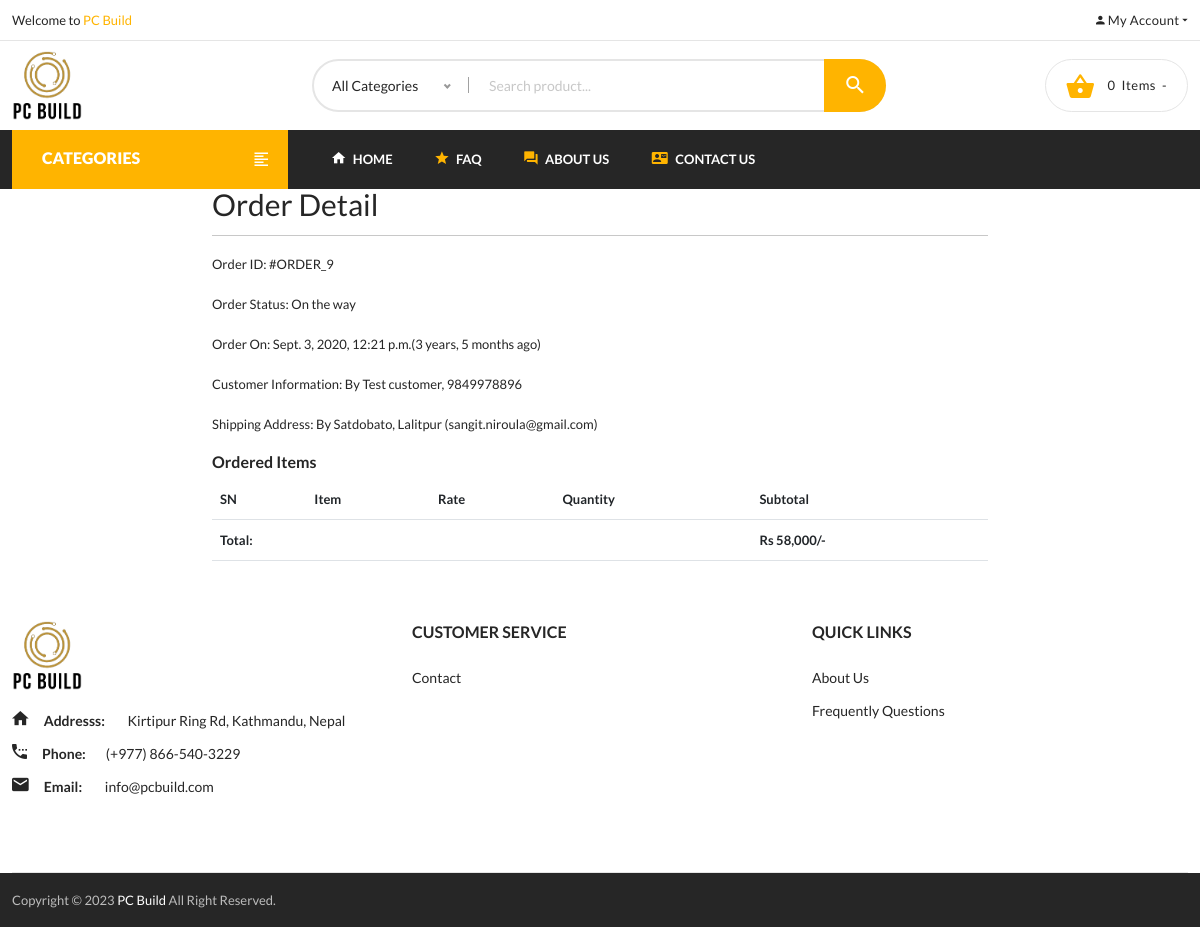
Screenshot of /profile/order-9/ (signed in) with the database file from the repository.
### ecomapp/models.py (models this page shows, shortened)
class Order(models.Model):
    cart = models.OneToOneField(Cart, on_delete=models.CASCADE)
    ordered_by = models.CharField(max_length=255, null=True, blank=True)
    mobile = models.CharField(max_length=255, null=True, blank=True)
    shipping_address = models.TextField(null=True, blank=True)
    email = models.EmailField(null=True, blank=True)
    subtotal = models.PositiveIntegerField()
    discount = models.PositiveIntegerField()
    total = models.PositiveIntegerField()
    order_status = models.CharField(max_length=50, choices=ORDER_STATUS)
    created_at = models.DateTimeField(auto_now_add=True)
    payment_method = models.CharField(
        max_length=20, choices=METHOD, default="Cash On Delivery")
    payment_completed = models.BooleanField(
        default=False, null=True, blank=True)
    order_note = models.TextField(null=True, blank=True)

### ecomapp/views.py (the view)
# urls.py: path("profile/order-<int:pk>/", CustomerOrderDetailView.as_view(),
class CustomerOrderDetailView(DetailView):
    template_name = "customerorderdetail.html"
    model = Order
    context_object_name = "ord_obj"
    def dispatch(self, request, *args, **kwargs):
        if request.user.is_authenticated and Customer.objects.filter(user=request.user).exists():
            order_id = self.kwargs["pk"]
            order = Order.objects.get(id=order_id)
            if request.user.customer != order.cart.customer:
                return redirect("ecomapp:customerprofile")
        else:
            return redirect("/login/?next=/profile/")
        return super().dispatch(request, *args, **kwargs)

### ecomapp/context_processors.py (called while the page is built)
def my_context_processor(request):
    header_categories = Category.objects.all()
    cart_id = request.session.get("cart_id", None)
    if cart_id:
        cart = Cart.objects.get(id=cart_id)
    else:
        cart = None
    all_view = {
        'cart': cart,
        'header_categories':header_categories
    }
    return all_view

### templates/customerorderdetail.html (shortened to what this page needs)
{% extends "base.html" %}
{% load humanize %}
{% block content %}
<div class="container">
    <div class="row">
        <div class="col-md-8 mx-auto">
            <h3>Order Detail</h3><hr>
            <p><span class="font-weight-bold">Order ID: </span> #ORDER_{{ord_obj.id}}</p>
            <p><span class="font-weight-bold">Order Status: </span> {{ord_obj.order_status}}</p>
            <p><span class="font-weight-bold">Order On: </span> {{ord_obj.created_at}}({{ord_obj.created_at|timesince}} ago)</p>
            <p><span class="font-weight-bold">Customer Information: </span> By {{ord_obj.ordered_by}}, {{ord_obj.mobile}}</p>
            <p><span class="font-weight-bold">Shipping Address: </span> By {{ord_obj.shipping_address}} ({{ord_obj.email}})</p>
            <h4>Ordered Items</h4>
            <table class="table">
                <thead>
                    <tr>
                        <th>SN</th>
                        <th>Item</th>
                        <th>Rate</th>
                        <th>Quantity</th>
                        <th>Subtotal</th>
                    </tr>
                </thead>
                <tbody>
                    <tr>
                        <th colspan="4" class="text-right">Total: </th>
                        <th>Rs {{ord_obj.total|intcomma}}/-</th>
                    </tr>
                </tbody>
            </table>
        </div>
    </div>
</div>
{% endblock %}

### rows the page displays
Order: id "9", order_status "On the way", created_at "Sept. 3, 2020, 12:21 p.m.", created_at "3 years, 5 months", ordered_by "Test customer", mobile "9849978896", shipping_address "Satdobato, Lalitpur", email "sangit.niroula@gmail.com", total "58,000"

### other values shown
{{ cart.cartproduct_set.all|length }} "0"
